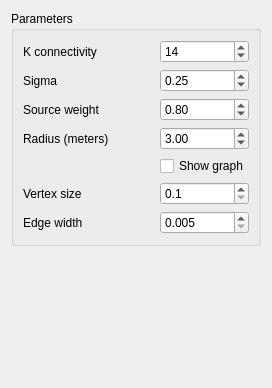
<?xml version="1.0" encoding="UTF-8"?>
<ui version="4.0">
 <class>Settings</class>
 <widget class="QWidget" name="Settings">
  <property name="geometry">
   <rect>
    <x>0</x>
    <y>0</y>
    <width>272</width>
    <height>388</height>
   </rect>
  </property>
  <property name="windowTitle">
   <string>Form</string>
  </property>
  <layout class="QVBoxLayout" name="verticalLayout">
   <item>
    <widget class="QGroupBox" name="groupBox_2">
     <property name="title">
      <string>Parameters</string>
     </property>
     <layout class="QGridLayout" name="gridLayout" columnstretch="1,0">
      <item row="6" column="0">
       <widget class="QLabel" name="label_5">
        <property name="text">
         <string>Vertex size</string>
        </property>
       </widget>
      </item>
      <item row="2" column="1">
       <widget class="QDoubleSpinBox" name="sigma">
        <property name="accelerated">
         <bool>true</bool>
        </property>
        <property name="minimum">
         <double>0.010000000000000</double>
        </property>
        <property name="singleStep">
         <double>0.010000000000000</double>
        </property>
        <property name="value">
         <double>0.250000000000000</double>
        </property>
       </widget>
      </item>
      <item row="3" column="0">
       <widget class="QLabel" name="label_3">
        <property name="text">
         <string>Source weight</string>
        </property>
       </widget>
      </item>
      <item row="3" column="1">
       <widget class="QDoubleSpinBox" name="sourceWeight">
        <property name="accelerated">
         <bool>true</bool>
        </property>
        <property name="minimum">
         <double>0.010000000000000</double>
        </property>
        <property name="singleStep">
         <double>0.010000000000000</double>
        </property>
        <property name="value">
         <double>0.800000000000000</double>
        </property>
       </widget>
      </item>
      <item row="4" column="1">
       <widget class="QDoubleSpinBox" name="radius">
        <property name="accelerated">
         <bool>true</bool>
        </property>
        <property name="minimum">
         <double>0.010000000000000</double>
        </property>
        <property name="singleStep">
         <double>0.010000000000000</double>
        </property>
        <property name="value">
         <double>3.000000000000000</double>
        </property>
       </widget>
      </item>
      <item row="5" column="1">
       <widget class="QCheckBox" name="showGraph">
        <property name="text">
         <string>Show graph</string>
        </property>
       </widget>
      </item>
      <item row="4" column="0">
       <widget class="QLabel" name="label_2">
        <property name="text">
         <string>Radius (meters)</string>
        </property>
       </widget>
      </item>
      <item row="1" column="0">
       <widget class="QLabel" name="label">
        <property name="text">
         <string>K connectivity</string>
        </property>
       </widget>
      </item>
      <item row="1" column="1">
       <widget class="QSpinBox" name="kNeigbours">
        <property name="minimum">
         <number>1</number>
        </property>
        <property name="value">
         <number>14</number>
        </property>
       </widget>
      </item>
      <item row="2" column="0">
       <widget class="QLabel" name="label_4">
        <property name="text">
         <string>Sigma</string>
        </property>
       </widget>
      </item>
      <item row="6" column="1">
       <widget class="QDoubleSpinBox" name="vextexSize">
        <property name="accelerated">
         <bool>true</bool>
        </property>
        <property name="decimals">
         <number>1</number>
        </property>
        <property name="minimum">
         <double>0.100000000000000</double>
        </property>
        <property name="singleStep">
         <double>0.100000000000000</double>
        </property>
       </widget>
      </item>
      <item row="7" column="1">
       <widget class="QDoubleSpinBox" name="edgeWidth">
        <property name="accelerated">
         <bool>true</bool>
        </property>
        <property name="decimals">
         <number>3</number>
        </property>
        <property name="minimum">
         <double>0.005000000000000</double>
        </property>
        <property name="singleStep">
         <double>0.005000000000000</double>
        </property>
        <property name="value">
         <double>0.005000000000000</double>
        </property>
       </widget>
      </item>
      <item row="7" column="0">
       <widget class="QLabel" name="label_6">
        <property name="text">
         <string>Edge width</string>
        </property>
       </widget>
      </item>
     </layout>
    </widget>
   </item>
   <item>
    <spacer name="verticalSpacer">
     <property name="orientation">
      <enum>Qt::Vertical</enum>
     </property>
     <property name="sizeHint" stdset="0">
      <size>
       <width>20</width>
       <height>40</height>
      </size>
     </property>
    </spacer>
   </item>
  </layout>
 </widget>
 <resources/>
 <connections/>
</ui>
